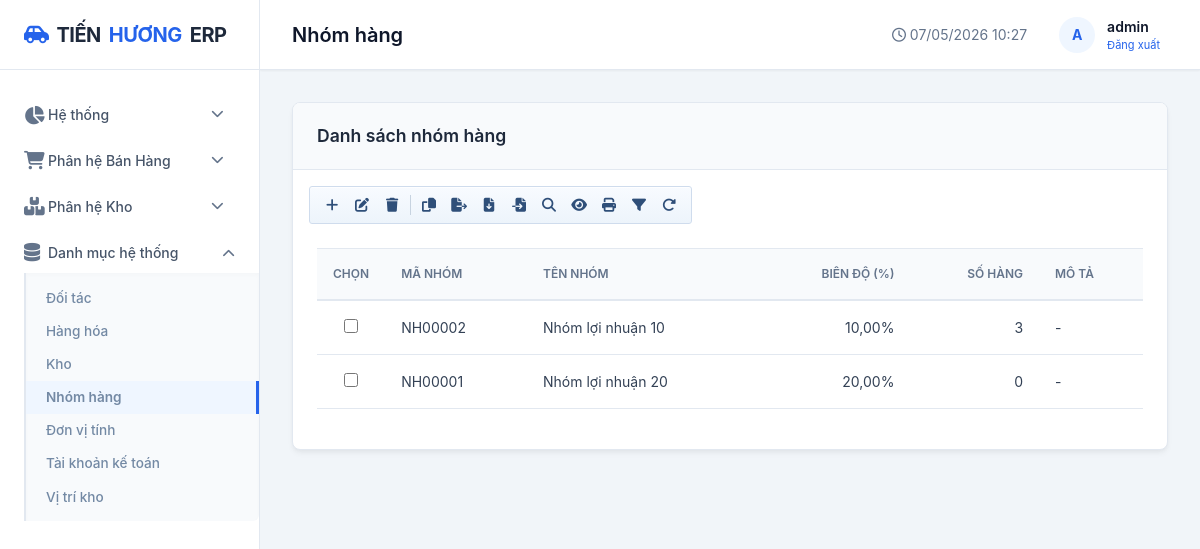
/danh-muc/nhom-hang/ (signed in), run on the app's committed database.
### apps/danh_muc/models.py (models this page shows, shortened)
class NhomHang(models.Model):
    ma_nhom = models.CharField(max_length=20, unique=True, verbose_name="Mã nhóm")
    ten_nhom = models.CharField(max_length=100, verbose_name="Tên nhóm hàng")
    bien_do_loi_nhuan = models.DecimalField(max_digits=5, decimal_places=2, default=10, verbose_name="Biên độ lợi nhuận (%)")
    mo_ta = models.TextField(blank=True, verbose_name="Mô tả")
    class Meta:
        db_table = "core_nhomhang"
        verbose_name = "Nhóm hàng"
        verbose_name_plural = "Nhóm hàng"
        ordering = ["ten_nhom"]

### apps/danh_muc/views.py (the view, shortened to what this page needs)
# urls.py: path('nhom-hang/', views.nhom_hang_list, name='nhom_hang_list'),
@login_required
def nhom_hang_list(request):
    q = request.GET.get('q', '').strip()
    items = NhomHang.objects.order_by('ten_nhom')
    if q:
        items = items.filter(Q(ma_nhom__icontains=q) | Q(ten_nhom__icontains=q))
    items = _paginate_queryset(request, items)
    nhom_ids = [x.pk for x in items]
    nhom_meta = {nid: {'count': 0, 'hang_ids': [], 'hang_details': []} for nid in nhom_ids}
    for hh in HangHoa.objects.filter(nhom_hang_id__in=nhom_ids).values('pk', 'nhom_hang_id', 'ma_hang', 'ten_hang'):
        data = nhom_meta.get(hh['nhom_hang_id'])
        if data is not None:
            data['count'] += 1
            data['hang_ids'].append(str(hh['pk']))
            data['hang_details'].append({
                'id': hh['pk'],
                'ma': hh['ma_hang'],
                'ten': hh['ten_hang']
            })
    for item in items:
        meta = nhom_meta.get(item.pk, {'count': 0, 'hang_ids': [], 'hang_details': []})
        item.so_hang = meta['count']
        item.hang_ids_csv = ','.join(meta['hang_ids'])
        item.hang_details_json = json.dumps(meta['hang_details'])
    return render(request, 'core/nhom_hang.html', {
        'items': items,
        'page_obj': items,
        'q': q,
        'nhom_next_ma': _generate_next_ma_nhom(),
        'nhom_meta': nhom_meta,
        'page_title': 'Nhóm hàng',
        'active_menu': 'nhom_hang',
    })

### apps/danh_muc/views.py (called while the page is built)
def _generate_next_ma_nhom():
    prefix = 'NH'
    max_index = 0
    for code in NhomHang.objects.filter(ma_nhom__istartswith=prefix).values_list('ma_nhom', flat=True):
        text = str(code or '').strip().upper()
        if not text.startswith(prefix):
            continue
        suffix = text[len(prefix):]
        if suffix.isdigit():
            max_index = max(max_index, int(suffix))
    return f'{prefix}{max_index + 1:05d}'

def _paginate_queryset(request, queryset, per_page=12):
    paginator = Paginator(queryset, per_page)
    return paginator.get_page(request.GET.get("page"))

### templates/core/nhom_hang.html (shortened to what this page needs)
{% extends 'base.html' %}
{% block content %}
<div class="card">
    <div class="card-header">
        <div class="card-title">Danh sách nhóm hàng</div>
    </div>
    <div class="px-3 pt-3">
        <div class="erp-toolbar" role="toolbar" aria-label="Thanh thao tác nhóm hàng">
            <button type="button" class="erp-toolbar-btn" id="btnNhomAdd" title="Thêm mới" aria-label="Thêm mới"><i class="fas fa-plus"></i></button>
            <button type="button" class="erp-toolbar-btn" id="btnNhomEdit" title="Sửa" aria-label="Sửa"><i class="fas fa-pen-to-square"></i></button>
            <button type="button" class="erp-toolbar-btn" id="btnNhomDelete" title="Xóa" aria-label="Xóa"><i class="fas fa-trash"></i></button>
            <button type="button" class="erp-toolbar-btn" id="btnNhomSearch" title="Tìm" aria-label="Tìm"><i class="fas fa-magnifying-glass"></i></button>
            <button type="button" class="erp-toolbar-btn" onclick="window.location.reload()" title="Làm mới" aria-label="Làm mới"><i class="fas fa-rotate-right"></i></button>
        </div>
    </div>
    <div class="card-body">
        <div class="table-responsive">
            <table class="table">
                <thead>
                    <tr>
                        <th style="width:42px;">Chọn</th>
                        <th>Mã nhóm</th>
                        <th>Tên nhóm</th>
                        <th class="text-right">Biên độ (%)</th>
                        <th class="text-right">Số hàng</th>
                        <th>Mô tả</th>
                    </tr>
                </thead>
                <tbody>
                    {% for item in items %}
                    <tr>
                        <td class="text-center"><input type="checkbox" name="selected_nhom" class="erp-row-select"
                            value="{{ item.pk }}"
                            data-ma="{{ item.ma_nhom }}"
                            data-ten="{{ item.ten_nhom }}"
                            data-mo-ta="{{ item.mo_ta|default:'' }}"
                            data-bien-do="{{ item.bien_do_loi_nhuan|floatformat:2 }}"
                            data-hang-ids="{{ item.hang_ids_csv }}"
                            data-hang-details="{{ item.hang_details_json }}"></td>
                        <td>{{ item.ma_nhom }}</td>
                        <td>{{ item.ten_nhom }}</td>
                        <td class="text-right">{{ item.bien_do_loi_nhuan|floatformat:2 }}%</td>
                        <td class="text-right">{{ item.so_hang|default:0 }}</td>
                        <td>{{ item.mo_ta|default:'-' }}</td>
                    </tr>
                    {% empty %}
                    <tr>
                        <td colspan="5" class="text-center text-muted">Chưa có nhóm hàng.</td>
                    </tr>
                    {% endfor %}
                </tbody>
            </table>
        </div>
    </div>
</div>
{% endblock %}

### templates/base.html (shortened to what this page needs)
<!DOCTYPE html>
<html lang="vi">
<head>
    <link rel="stylesheet" href="https://cdnjs.cloudflare.com/ajax/libs/font-awesome/6.4.0/css/all.min.css">
    <link href="https://cdn.jsdelivr.net/npm/bootstrap@5.3.0/dist/css/bootstrap.min.css" rel="stylesheet">
    <link rel="stylesheet" href="/static/css/style.css?v=6">
</head>
<body>
    <div class="app-container">
        <aside class="sidebar">
            <div class="sidebar-header">
                <a href="{% url 'dashboard' %}" class="logo">
                    <i class="fas fa-car-side" style="color: var(--accent-color);"></i>
                    TIẾN <span>HƯƠNG</span> ERP
                </a>
            </div>
            <nav class="sidebar-nav">
                <div class="nav-item {% if active_menu == 'dashboard' or active_menu == 'so_cai' or active_menu == 'so_nhat_ky_chung' or active_menu == 'ky_ke_toan' %}open{% endif %}">
                    <a href="#" class="nav-link dropdown-toggle" onclick="toggleSubmenu(event, this)">
                        <i class="fas fa-chart-pie"></i> Hệ thống
                        <i class="fas fa-chevron-down ms-auto"></i>
                    </a>
                </div>
                <div class="nav-item ">
                    <a href="#" class="nav-link dropdown-toggle" onclick="toggleSubmenu(event, this)">
                        <i class="fas fa-shopping-cart"></i> Phân hệ Bán Hàng
                        <i class="fas fa-chevron-down ms-auto"></i>
                    </a>
                </div>
                <div class="nav-item ">
                    <a href="#" class="nav-link dropdown-toggle" onclick="toggleSubmenu(event, this)">
                        <i class="fas fa-boxes"></i> Phân hệ Kho
                        <i class="fas fa-chevron-down ms-auto"></i>
                    </a>
                </div>
                <div class="nav-item {% if active_menu == 'hang_hoa' or active_menu == 'khach_hang' or active_menu == 'kho' or active_menu == 'vi_tri_kho' or active_menu == 'nhom_hang' or active_menu == 'don_vi_tinh' or active_menu == 'tai_khoan_ke_toan' %}open{% endif %}">
                    <a href="#" class="nav-link dropdown-toggle" onclick="toggleSubmenu(event, this)">
                        <i class="fas fa-database"></i> Danh mục hệ thống
                        <i class="fas fa-chevron-down ms-auto"></i>
                    </a>
                    <div class="submenu">
                        <a href="{% url 'kh_list' %}" class="submenu-link {% if active_menu == 'khach_hang' %}active{% endif %}" style="color: #7389a4;">Đối tác</a>
                        <a href="{% url 'hang_hoa_list' %}" class="submenu-link {% if active_menu == 'hang_hoa' %}active{% endif %}" style="color: #7389a4;">Hàng hóa</a>
                        <a href="{% url 'kho_list' %}" class="submenu-link {% if active_menu == 'kho' %}active{% endif %}" style="color: #7389a4;">Kho</a>
                        <a href="{% url 'nhom_hang_list' %}" class="submenu-link {% if active_menu == 'nhom_hang' %}active{% endif %}" style="color: #7389a4;">Nhóm hàng</a>
                        <a href="{% url 'don_vi_tinh_list' %}" class="submenu-link {% if active_menu == 'don_vi_tinh' %}active{% endif %}" style="color: #7389a4;">Đơn vị tính</a>
                        <a href="{% url 'tai_khoan_ke_toan_list' %}" class="submenu-link {% if active_menu == 'tai_khoan_ke_toan' %}active{% endif %}" style="color: #7389a4;">Tài khoản kế toán</a>
                        <a href="{% url 'vi_tri_kho_list' %}" class="submenu-link {% if active_menu == 'vi_tri_kho' %}active{% endif %}" style="color: #7389a4;">Vị trí kho</a>
                    </div>
                </div>
            </nav>
        </aside>
        <main class="main-wrapper">
            <header class="header">
                <div class="header-title">{{ page_title }}</div>
                <div class="header-right">
                    <span class="text-muted"><i class="far fa-clock"></i> {% now "d/m/Y H:i" %}</span>
                    <div class="user-menu">
                        <div class="avatar">
                            {{ user.username|make_list|first|upper|default:"A" }}
                        </div>
                        <div>
                            <div class="fw-semibold">{{ user.username }}</div>
                            <div style="font-size: 11px; color: var(--text-muted);">
                                <form action="{% url 'logout' %}" method="post" style="display:inline;">
                                    <button type="submit" style="background:none; border:none; color:var(--accent-color); cursor:pointer;">Đăng xuất</button>
                                </form>
                            </div>
                        </div>
                    </div>
                </div>
            </header>
            <div class="content">
                {% block content %}{% endblock %}
            </div>
        </main>
    </div>
</body>
</html>

### templates/base.html (style rules this page uses)
.erp-toolbar { display: flex; align-items: center; gap: 2px; padding: 4px 8px; background: linear-gradient(180deg, #f8fbff 0%, #edf4fb 100%); border: 1px solid #cfdced; border-radius: 3px; box-shadow: inset 0 1px 0 rgba(255,255,255,0.85); width: fit-content; flex-wrap: wrap; }
.erp-toolbar-btn { width: 28px; height: 28px; display: inline-flex; align-items: center; justify-content: center; border: 1px solid transparent; border-radius: 2px; background: transparent; color: #2f4f79; text-decoration: none; cursor: pointer; transition: all .12s ease; }
.erp-row-select { width: 14px; height: 14px; accent-color: #2f66eb; cursor: pointer; }
.sidebar .nav-link.dropdown-toggle::after { display: none !important; }

### data on the page
NhomHang: ma_nhom "NH00002", ten_nhom "Nhóm lợi nhuận 10", bien_do_loi_nhuan "10,00", so_hang "3", mo_ta "-"
NhomHang: ma_nhom "NH00001", ten_nhom "Nhóm lợi nhuận 20", bien_do_loi_nhuan "20,00", so_hang "0", mo_ta "-"

### other printed values
{{ page_title }} "Nhóm hàng"
{{ user.username|make_list|first|upper|default:"A" }} "A"
{{ user.username }} "admin"
